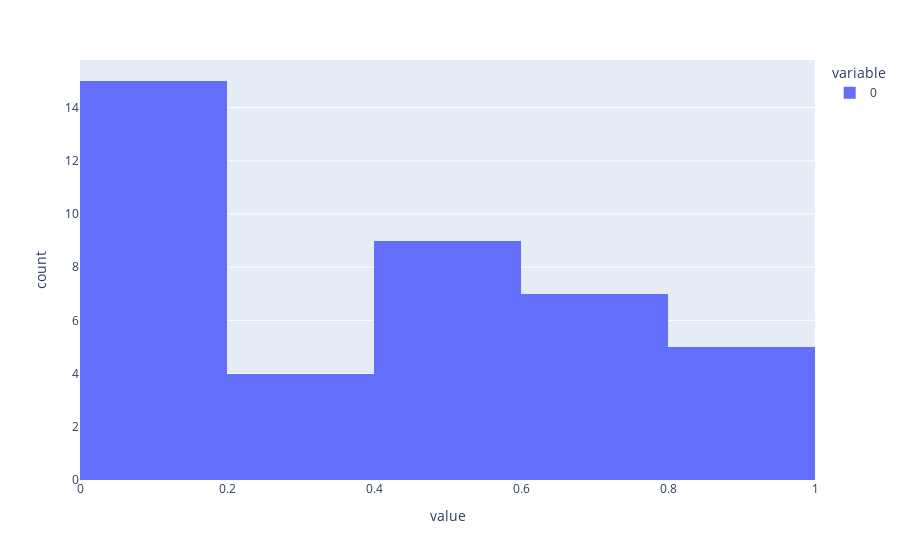

Source (notebook cell):
### Code cell
plotly.plot(x, kind='histogram')

### Figure 1 — Plotly figure (JSON) as saved in the notebook; plotly's stock layout.template omitted (floating-point values rounded to 4 significant figures)
{"data": [{"alignmentgroup": "True", "bingroup": "x", "hovertemplate": "variable=0<br>value=%{x}<br>count=%{y}<extra></extra>", "legendgroup": "0", "marker": {"color": "#636efa", "pattern": {"shape": ""}}, "name": "0", "offsetgroup": "0", "orientation": "v", "showlegend": true, "type": "histogram", "x": [0.4166, 0.828, 0.04278, 0.1717, 0.4566, 0.4724, 0.4996, 0.828, 0.7102, 0.1199, 0.828, 0.7102, 0.1086, 0.5282, 0.7082, 0.192, 0.398, 0.192, 0.828, 0.192, 0.7102, 0.1086, 0.398, 0.356, 0.6338, 0.1089, 0.7244, 0.4996, 0.3864, 0.1086, 0.1804, 0.7082, 0.1086, 0.4996, 0.4724, 0.4724, 0.04278, 0.828, 0.03911, 0.1089], "xaxis": "x", "yaxis": "y"}], "layout": {"barmode": "relative", "legend": {"title": {"text": "variable"}, "tracegroupgap": 0}, "margin": {"t": 60}, "xaxis": {"anchor": "y", "domain": [0, 1], "title": {"text": "value"}}, "yaxis": {"anchor": "x", "domain": [0, 1], "title": {"text": "count"}}}}
